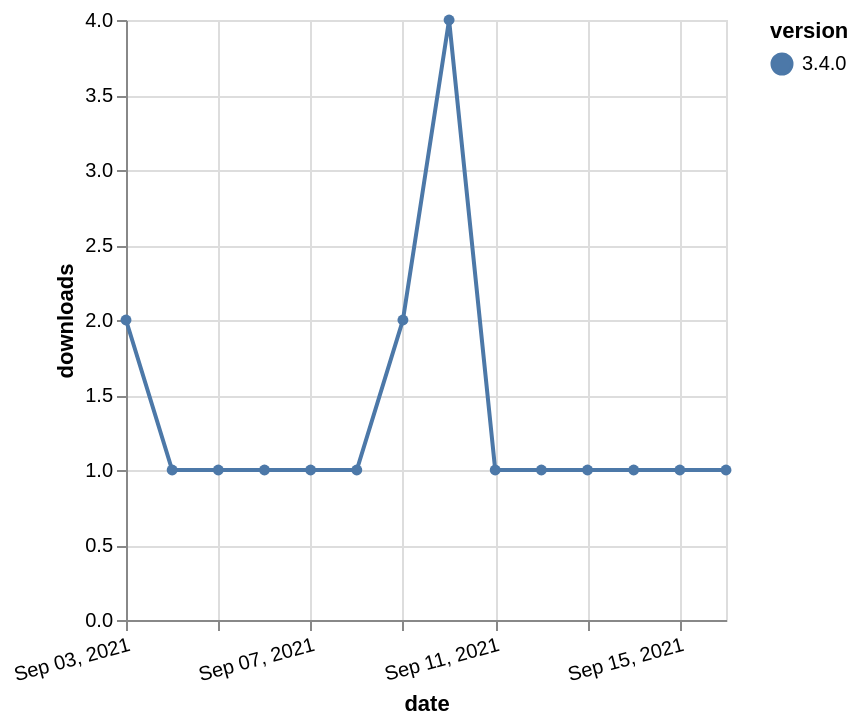

This figure's Vega-Lite source:
### Vega-Lite specification from a JSON file in a GitHub repository (floating-point values rounded to 4 significant figures)
{"$schema": "https://vega.github.io/schema/vega-lite/v5.json", "description": "A simple bar chart with embedded data.", "data": {"values": [{"date": "2021-09-03", "total": 506, "delta": 2, "version": "3.4.0"}, {"date": "2021-09-04", "total": 507, "delta": 1, "version": "3.4.0"}, {"date": "2021-09-05", "total": 508, "delta": 1, "version": "3.4.0"}, {"date": "2021-09-06", "total": 509, "delta": 1, "version": "3.4.0"}, {"date": "2021-09-07", "total": 510, "delta": 1, "version": "3.4.0"}, {"date": "2021-09-08", "total": 511, "delta": 1, "version": "3.4.0"}, {"date": "2021-09-09", "total": 513, "delta": 2, "version": "3.4.0"}, {"date": "2021-09-10", "total": 517, "delta": 4, "version": "3.4.0"}, {"date": "2021-09-11", "total": 518, "delta": 1, "version": "3.4.0"}, {"date": "2021-09-12", "total": 519, "delta": 1, "version": "3.4.0"}, {"date": "2021-09-13", "total": 520, "delta": 1, "version": "3.4.0"}, {"date": "2021-09-14", "total": 521, "delta": 1, "version": "3.4.0"}, {"date": "2021-09-15", "total": 522, "delta": 1, "version": "3.4.0"}, {"date": "2021-09-16", "total": 523, "delta": 1, "version": "3.4.0"}]}, "width": "container", "mark": {"type": "line", "point": {"filled": true}}, "encoding": {"x": {"field": "date", "type": "temporal", "timeUnit": "yearmonthdate", "title": "date", "axis": {"labelAngle": -15}}, "y": {"field": "delta", "type": "quantitative", "title": "downloads"}, "color": {"field": "version", "type": "nominal"}, "tooltip": {"field": "delta"}}}
